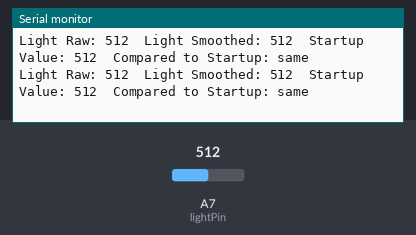
Bench run of a sketch on a simulated Arduino Nano, built with avr-gcc and run on an emulated ATmega328P. On the bench: the last lines printed to the serial monitor. The test bench sets the inputs (shaded band); at power-on: A7 (lightPin) = 512.

Above: at 1.7 s.
1.8 s: A7 (lightPin) set to 716
At 2.7 s:
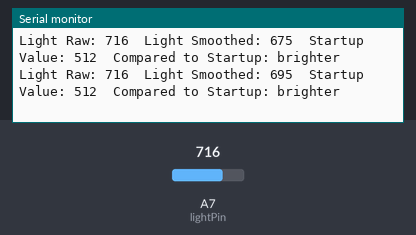
3.4 s: A7 (lightPin) set to 511
At 4.0 s:
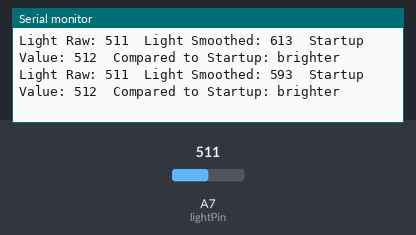
6.4 s: A7 (lightPin) set to 306
At 7.3 s:
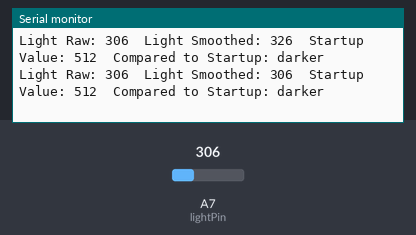
9.4 s: A7 (lightPin) set to 900
At 10.4 s:
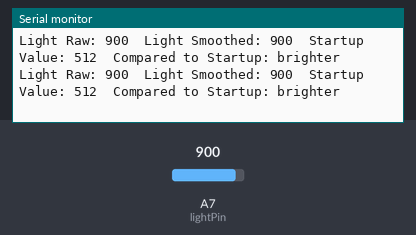
12.4 s: A7 (lightPin) set to 1023
At 13.32 s:
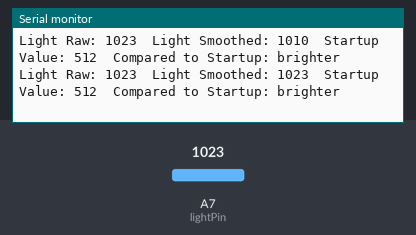
15.4 s: A7 (lightPin) set to 122
At 15.41 s:
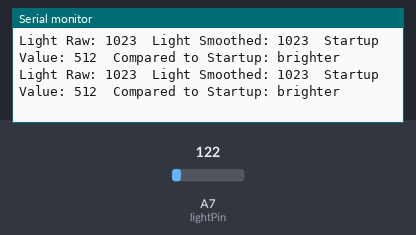
Timing chart, 0 to 18.4 s (numbered marks = the images above; inputs shaded):
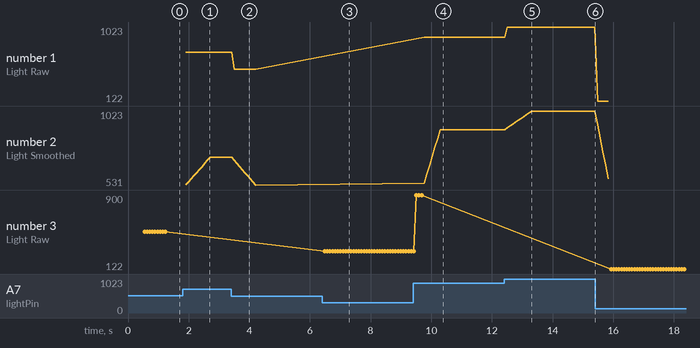

The sketch:

ligh_raw_smoothed.ino
```cpp
/*******************************************************************************
 * Light Sensor Control System with Startup Calibration
 *
 * HARDWARE CONFIGURATION:
 * - Analog light sensor connected to pin A7
 *
 * CONTROL VARIABLES:
 * Pin Configuration:
 * - lightPin (A7)       : Analog input pin for light sensor
 *
 * Timing Controls:
 * - lightReadInterval   : Milliseconds between sensor readings (50ms)
 * - lastLightReadTime   : Timestamp of last sensor reading
 *
 * Rolling Average Configuration:
 * - lightAverageWindow  : Number of samples in rolling average (10)
 * - lightReadings[]     : Array storing historical readings
 * - lightReadIndex      : Current position in rolling average array
 * - lightTotalValue     : Running sum of all readings
 *
 * Sensor Values:
 * - lightValue          : Raw analog reading (0-1023)
 * - smoothedLightValue  : Filtered value from rolling average
 * - startupLightValue   : Calibrated baseline at startup
 * - brightnessState     : Comparison to startup (brighter/darker/same)
 *
 * FUNCTIONALITY:
 * - Performs initial calibration at startup
 * - Performs analog readings at specified intervals
 * - Implements rolling average for noise reduction
 * - Compares current readings to startup baseline
 * - Outputs raw, smoothed, and comparative values via Serial
 *
 * Serial Output Format:
 * "Light Raw: [value]\tLight Smoothed: [value]\tStartup Value: [value]\tCompared to Startup: [state]"
 *
 *******************************************************************************/


int lightPin = A7;
const int lightAverageWindow = 10; // Number of samples to average

// Global variables
int lightValue = 0;          // Raw value
int smoothedLightValue = 0;  // Filtered value
int startupLightValue = 0;   // Calibration value from startup
String brightnessState = ""; // Stores comparison to startup
unsigned long lastLightReadTime = 0;
unsigned int lightReadInterval = 50;  // Time between reads in milliseconds

// Rolling average variables
int lightReadings[lightAverageWindow];
int lightReadIndex = 0;
long lightTotalValue = 0;

// Function to initialize the rolling average array
void initializeLightAverage() {
  // Initialize all readings to 0
  for (int i = 0; i < lightAverageWindow; i++) {
    lightReadings[i] = 0;
  }
  lightTotalValue = 0;
  lightReadIndex = 0;
}

// Function to update rolling average with new value
void updateLightAverage(int newValue) {
  lightTotalValue = lightTotalValue - lightReadings[lightReadIndex];
  lightReadings[lightReadIndex] = newValue;
  lightTotalValue = lightTotalValue + newValue;
  lightReadIndex = (lightReadIndex + 1) % lightAverageWindow;
  smoothedLightValue = lightTotalValue / lightAverageWindow;
}

// Function to compare current brightness to startup
void updateBrightnessState() {
  const int threshold = 10; // Tolerance for considering values "same"
  if (abs(smoothedLightValue - startupLightValue) <= threshold) {
    brightnessState = "same";
  } else if (smoothedLightValue > startupLightValue) {
    brightnessState = "brighter";
  } else {
    brightnessState = "darker";
  }
}

// Function to read light sensor and update the global value
void readLightSensor() {
  unsigned long currentTime = millis();
  if (currentTime - lastLightReadTime >= lightReadInterval) {
    // Read the analog value
    lightValue = analogRead(lightPin);

    // Update the rolling average
    updateLightAverage(lightValue);

    // Compare to startup value
    updateBrightnessState();

    // Print the values
    printLightValue();

    // Update the last read time
    lastLightReadTime = currentTime;
  }
}

// Function to print light sensor values
void printLightValue() {
  Serial.print("Light Raw: ");
  Serial.print(lightValue);
  Serial.print("\tLight Smoothed: ");
  Serial.print(smoothedLightValue);
  Serial.print("\tStartup Value: ");
  Serial.print(startupLightValue);
  Serial.print("\tCompared to Startup: ");
  Serial.println(brightnessState);
}

void calibrateSensor() {
  Serial.println("Calibrating sensor...");
  // Take multiple readings and average them for startup value
  long total = 0;
  for (int i = 0; i < lightAverageWindow; i++) {
    total += analogRead(lightPin);
    delay(50); // Short delay between readings
  }
  startupLightValue = total / lightAverageWindow;
  Serial.print("Calibration complete. Startup value: ");
  Serial.println(startupLightValue);
}

void setup() {
  Serial.begin(9600);
  Serial.println("Light sensor");

  // Initialize the rolling average
  initializeLightAverage();

  // Perform startup calibration
  calibrateSensor();
}

void loop() {
  // Read the light sensor (function handles timing internally)
  readLightSensor();
}
```

Measured:
- after the input at 1.8 s, the serial monitor: prints a new line after 0.11 s (image 1)
- after the input at 3.4 s, the serial monitor: prints a new line after 0.10 s (image 2)
- after the input at 6.4 s, the serial monitor: prints a new line after 0.09 s (image 3)
- after the input at 9.4 s, the serial monitor: prints a new line after 0.11 s (image 4)
- after the input at 12.4 s, the serial monitor: prints a new line after 0.11 s (image 5)
- plotted number 1: 716 → 511 after the input at 3.4 s, 511 → 900 after the input at 9.4 s, 900 → 1023 after the input at 12.4 s, 1023 → 122 after the input at 15.4 s
- plotted number 2: 716 → 531 after the input at 3.4 s, 531 → 900 after the input at 9.4 s, 900 → 1023 after the input at 12.4 s, 1023 → 572 after the input at 15.4 s
- plotted number 3: 512 → 306 after the input at 6.4 s, 306 → 900 after the input at 9.4 s, 900 → 122 after the input at 15.4 s
